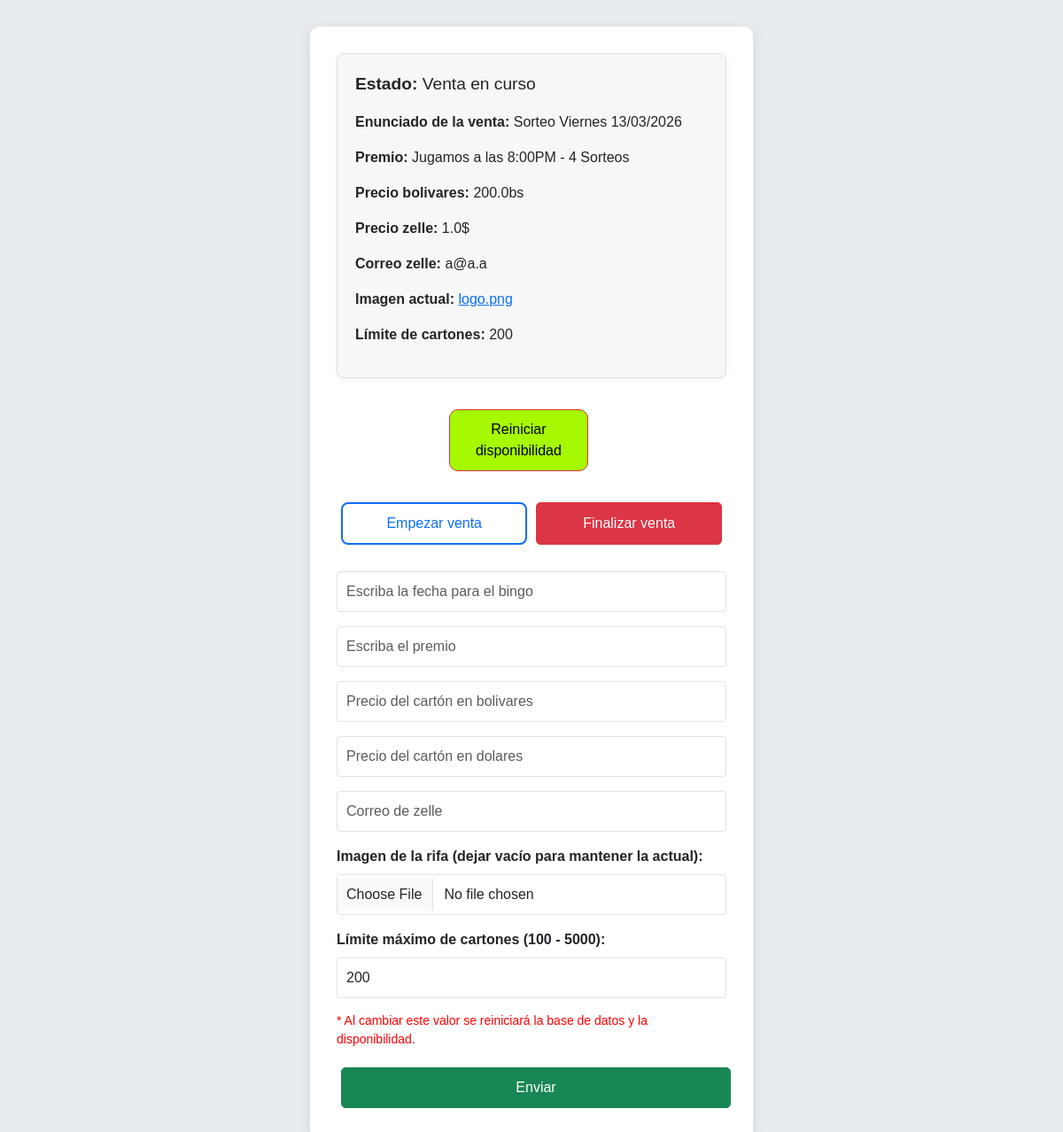
The page /admin/dashboard/partida (signed in) on the database as committed earlier.
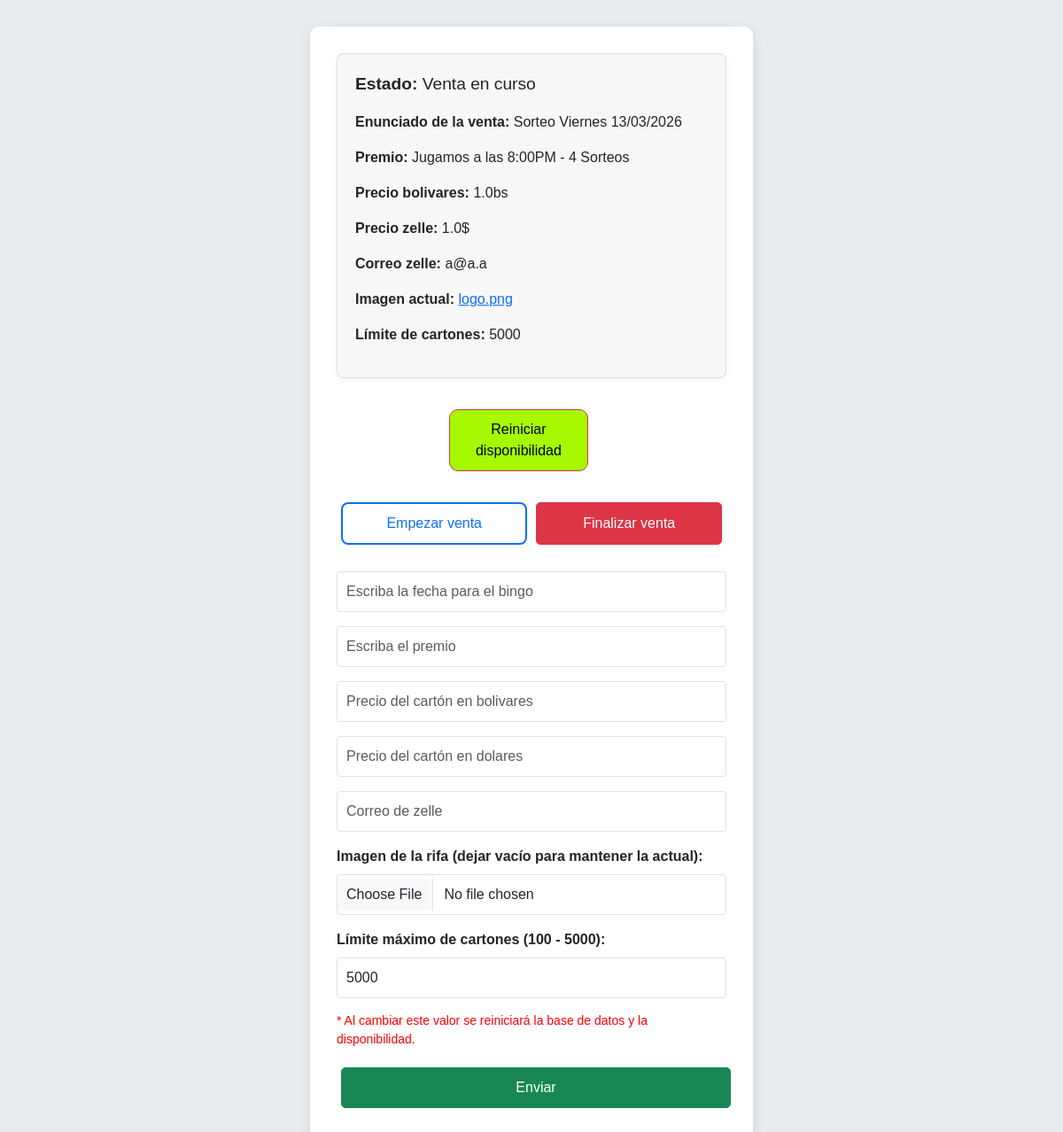
The same page on the database as committed later.
### tables this page shows
CREATE TABLE partida (
    id INTEGER PRIMARY KEY CHECK (id = 1), -- Solo una fila, siempre tendrá id = 1
    partida TEXT,
    precio_de_carton REAL,
    precio_dolar REAL,
    zelle TEXT,
    estatus TEXT,
    modalidad_carton_regalo TEXT,
    recompensa REAL
               , imagen TEXT DEFAULT 'logo.png', total_cartones INTEGER DEFAULT 200);

### app.py (the view, shortened to what this page needs)
@app.route("/admin/dashboard/partida" , methods = ["POST" , "GET"])
@login_required  # Ruta protegida por login
def admin_dashboard_partida():
    datos = obtener_datos_partida()
    return render_template("admin_partida.html", datos=datos, venta='uno')

### app.py (called while the page is built)
def login_required(f):
    @wraps(f)
    def decorated_function(*args, **kwargs):
        if not session.get('logged_in'):  # Verifica si el usuario está autenticado
            return redirect(url_for('admin_index'))  # Redirige al login si no está autenticado
        return f(*args, **kwargs)
    return decorated_function

### crud.py (called while the page is built, shortened)
def obtener_datos_partida():
    conn = sqlite3.connect('bingo.db')
    cursor = conn.cursor()
    cursor.execute("SELECT estatus, partida, recompensa, precio_de_carton, precio_dolar, zelle, modalidad_carton_regalo, imagen, total_cartones FROM partida WHERE id = 1")
    resultado = cursor.fetchone()
    conn.commit()
    conn.close()
    return resultado if resultado else None

### templates/admin_partida.html (shortened to what this page needs)
<!DOCTYPE html>
<html lang="es">
<head>
    <link href="https://cdn.jsdelivr.net/npm/bootstrap@5.3.3/dist/css/bootstrap.min.css" rel="stylesheet">
</head>
<body>
    <div class="container form-container">
        <div class="last-selected">
            <p style="font-size: larger;"><strong >Estado:</strong> {{ datos[0] }}</p>
            <p><strong>Enunciado de la venta:</strong> {{ datos[1] }}</p>
            <p><strong>Premio:</strong> {{ datos[2] }}</p>
            <p><strong>Precio bolivares:</strong> {{ datos[3] }}bs</p>
            <p><strong>Precio zelle:</strong> {{ datos[4] }}$</p>
            <p><strong>Correo zelle:</strong> {{ datos[5] }}</p>
            {% if datos|length > 7 and datos[7] %}
            <p><strong>Imagen actual:</strong> <a href="/static/img/{{ datos[7] }}" target="_blank">{{ datos[7] }}</a></p>
            {% endif %}
            {% if venta == 'uno' and datos|length > 8 and datos[8] %}
            <p><strong>Límite de cartones:</strong> {{ datos[8] }}</p>
            {% endif %}
        </div>
        <div class="d-flex justify-content-between">
            <form id="reiniciarForm" action="" method="POST">
                <button type="submit" id="DELETE" class="btn btn-danger">Reiniciar disponibilidad</button>
            </form>
        </div>
        <form method="POST" class="w-100" enctype="multipart/form-data">
            <div class="mb-3">
                <div class="d-flex justify-content-between">
                    <button type="submit" class="btn btn-outline-primary btn-custom" name="action" value="Venta en curso">Empezar venta</button>
                    <button type="submit" class="btn btn-danger" name="action" value="Venta finalizada">Finalizar venta</button>
                </div>
            </div>
            <div class="mb-3 w-100">
                <input type="text" class="form-control" id="fechaEnunciado" name="fechaEnunciado" placeholder="Escriba la fecha para el bingo" value="{{ ultimo_fecha_enunciado }}">
            </div>
            <div class="mb-3 w-100">
                <input type="text" class="form-control" id="recompensa" name="recompensa" placeholder="Escriba el premio" value="{{ ultima_recompensa }}">
            </div>
            <div class="mb-3 w-100">
                <input type="number" class="form-control" id="precioCarton" name="precioCarton" placeholder="Precio del cartón en bolivares" value="{{ ultimo_precio_carton }}">
            </div>
            <div class="mb-3 w-100">
                <input type="number" class="form-control" id="precioCarton$" name="precioCarton$" placeholder="Precio del cartón en dolares" value="{{ ultimo_precio_carton }}">
            </div>
            <div class="mb-3 w-100">
                <input type="email" class="form-control" id="zelle" name="zelle" placeholder="Correo de zelle" value="{{ ultimo_precio_carton }}">
            </div>
            <div class="mb-3 w-100">
                <label for="imagen" class="form-label" style="font-weight: bold;">Imagen de la rifa (dejar vacío para mantener la actual):</label>
                <input type="file" class="form-control" id="imagen" name="imagen" accept=".png, .jpg, .jpeg">
            </div>
            {% if venta == 'uno' %}
            <div class="mb-3 w-100">
                <label for="totalCartones" class="form-label" style="font-weight: bold;">Límite máximo de cartones (100 - 5000):</label>
                <input type="number" class="form-control" id="totalCartones" name="totalCartones" placeholder="Límite de cartones (ej. 1000)" min="100" max="5000" value="{{ datos[8] if datos|length > 8 else 200 }}">
                <small class="form-text text-muted" style="color: red !important; display: block; margin-top: 5px;">* Al cambiar este valor se reiniciará la base de datos y la disponibilidad.</small>
            </div>
            {% endif %}
            <button type="submit" class="btn btn-success w-100">Enviar</button>
        </form>
    </div>
</body>
</html>

### templates/admin_partida.html (style rules this page uses)
body { background-color: #e9ecef; font-family: 'Arial', sans-serif; padding: 30px; }
.form-container { max-width: 500px; margin: auto; background-color: #fff; padding: 30px; border-radius: 10px; box-shadow: 0 4px 15px rgba(0, 0, 0, 0.1); display: flex; flex-direction: column; justify-content: center; align-items: center; }
.form-control { margin-bottom: 15px; border-radius: 4px; padding: 10px; box-shadow: none; }
.last-selected { background-color: #f7f7f7; padding: 20px; border-radius: 8px; border: 1px solid #ddd; margin-bottom: 30px; box-shadow: 0 2px 8px rgba(0, 0, 0, 0.05); width: 100%; }
.btn-custom { min-width: 150px; padding: 12px 12px; border-radius: 8px; }
.btn-primary, .btn-danger, .btn-success { border-radius: 5px; transition: transform 0.3s ease; }
.btn-outline-primary, .btn-outline-danger { border-width: 2px; transition: border-color 0.3s ease; }
.d-flex.justify-content-between { margin-bottom: 25px; }
.btn-custom { min-width: 120px; }
.btn { padding: 10px; width: 80%; margin-bottom: 10px; margin: 5px; }
#DELETE { border-radius: 10px; background-color: #a6f900; color: black; }

Rows that differ between the two databases and show on the page:
changed partida "Venta en curso": precio_de_carton "200.0" → "1.0"; total_cartones "200" → "5000"; totalCartones "200" → "5000"
